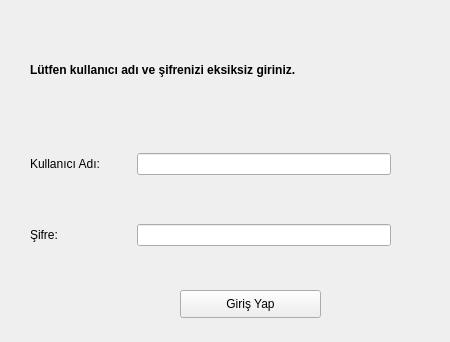
<?xml version="1.0" encoding="UTF-8"?>
<ui version="4.0">
 <class>yonetici_giris</class>
 <widget class="QWidget" name="yonetici_giris">
  <property name="geometry">
   <rect>
    <x>0</x>
    <y>0</y>
    <width>450</width>
    <height>342</height>
   </rect>
  </property>
  <property name="windowTitle">
   <string>Yönetici Giriş Ekranı</string>
  </property>
  <widget class="QLabel" name="label">
   <property name="geometry">
    <rect>
     <x>30</x>
     <y>50</y>
     <width>361</width>
     <height>41</height>
    </rect>
   </property>
   <property name="text">
    <string>&lt;html&gt;&lt;head/&gt;&lt;body&gt;&lt;p&gt;&lt;span style=&quot; font-weight:600;&quot;&gt;Lütfen kullanıcı adı ve şifrenizi eksiksiz giriniz.&lt;/span&gt;&lt;/p&gt;&lt;/body&gt;&lt;/html&gt;</string>
   </property>
  </widget>
  <widget class="QWidget" name="layoutWidget">
   <property name="geometry">
    <rect>
     <x>30</x>
     <y>110</y>
     <width>361</width>
     <height>181</height>
    </rect>
   </property>
   <layout class="QGridLayout" name="gridLayout" rowstretch="3,5" columnstretch="4,10" rowminimumheight="2,3" columnminimumwidth="4,10">
    <item row="0" column="0">
     <widget class="QLabel" name="kullanici_adi">
      <property name="text">
       <string>Kullanıcı Adı:</string>
      </property>
     </widget>
    </item>
    <item row="0" column="1">
     <widget class="QLineEdit" name="lineEdit"/>
    </item>
    <item row="1" column="0">
     <widget class="QLabel" name="sifre">
      <property name="text">
       <string>Şifre:</string>
      </property>
     </widget>
    </item>
    <item row="1" column="1">
     <widget class="QLineEdit" name="lineEdit_2"/>
    </item>
   </layout>
  </widget>
  <widget class="QPushButton" name="btn_giris">
   <property name="geometry">
    <rect>
     <x>180</x>
     <y>290</y>
     <width>141</width>
     <height>28</height>
    </rect>
   </property>
   <property name="text">
    <string>Giriş Yap</string>
   </property>
  </widget>
 </widget>
 <resources/>
 <connections/>
</ui>
